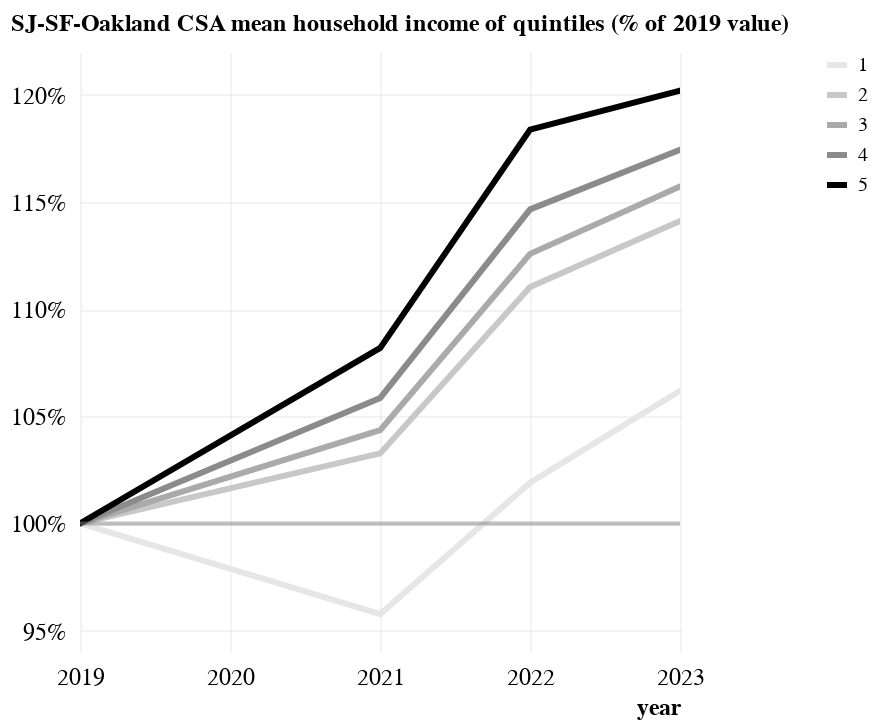

Write notebook code for a chart like this one.
### Code cell
csa_normalized_df, csa_normalized_chart = line_plot_normalized(
    df.filter(
        # filter out the regional lines; too cluttered otherwise
        (pl.col("geography") == "SJ-SF-Oakland CSA") & (pl.col("year") > 2018)
    ),
    x="year",
    y="mean household income",
    title="SJ-SF-Oakland CSA mean household income of quintiles",
    color=alt.Color("quintile:O").scale(domain=range(1, 6), range=color_csa_quintiles),
    # mark_line_args={"strokeWidth": 1.5},
    # chart_args={"strokeDash": "Quintile"},
    tooltip=["year", "geography", "quintile", "mean household income"],
)
csa_normalized_df.write_csv("output/data/income-csa-2019norm.csv")
csa_normalized_chart.save("output/Links/income-csa-2019norm.png", scale_factor=3)
csa_normalized_chart.properties(width="container").save(
    "output/Links/income-csa-2019norm.html"
)
csa_normalized_chart

### Figure 1 — Vega-Lite specification as saved in the notebook (floating-point values rounded to 4 significant figures)
{"config": {"font": "Libre Franklin", "axis": {"labelAngle": 0, "labelFlush": false, "labelFontSize": 12, "titleFontSize": 12, "tickWidth": 0, "gridWidth": 0.25, "gridColor": "#cccccc"}, "axisX": {"domainWidth": 0.5, "domainColor": "#3e3e3e", "titleAlign": "right", "titleAnchor": "end"}, "axisY": {"domain": false, "titleAlign": "left", "titleAnchor": "end", "titleAngle": 0, "titlePadding": 0, "titleY": -8}, "line": {"strokeWidth": 3, "strokeCap": "round"}, "legend": {"title": null}, "view": {"stroke": null}}, "layer": [{"data": {"name": "data-8d03a3f07ed6a526e2ea2264d4a61b23"}, "mark": {"type": "line"}, "encoding": {"color": {"field": "quintile", "scale": {"domain": [1, 2, 3, 4, 5], "range": ["#e6e6e6", "#c8c8c8", "#aaaaaa", "#8b8b8b", "# 6d6d6d"]}, "type": "ordinal"}, "tooltip": [{"field": "year", "type": "quantitative"}, {"field": "geography", "type": "nominal"}, {"field": "quintile", "type": "quantitative"}, {"field": "mean household income", "type": "quantitative"}], "x": {"axis": {"domain": false}, "field": "date", "title": "year", "type": "temporal"}, "y": {"axis": {"format": "%"}, "field": "mean household income (% of 2019 value)", "scale": {"zero": false}, "title": "SJ-SF-Oakland CSA mean household income of quintiles (% of 2019 value)", "type": "quantitative"}}, "name": "view_31"}, {"data": {"name": "data-96c948f4821785996b46a14e00a9cafc"}, "mark": {"type": "rule", "color": "grey", "opacity": 0.5, "strokeWidth": 2}, "encoding": {"x": {"axis": {"domain": false}, "field": "date", "title": "year", "type": "temporal"}}}, {"data": {"name": "data-239f39b835b166853ff500fda90a3eb4"}, "mark": {"type": "rule", "color": "grey", "opacity": 0.5, "strokeWidth": 2}, "encoding": {"y": {"field": "mean household income (% of 2019 value)", "type": "quantitative"}}}], "params": [{"name": "param_11", "select": {"type": "interval", "encodings": ["x", "y"]}, "bind": "scales", "views": ["view_31"]}], "$schema": "https://vega.github.io/schema/vega-lite/v5.20.1.json", "datasets": {"data-8d03a3f07ed6a526e2ea2264d4a61b23": [{"quintile": 1, "mean household income": 21357, "geography": "SJ-SF-Oakland CSA", "year": 2019, "mean household income (% of 2019 value)": 1.0, "date": "2019-01-01T00:00:00"}, {"quintile": 2, "mean household income": 60166, "geography": "SJ-SF-Oakland CSA", "year": 2019, "mean household income (% of 2019 value)": 1.0, "date": "2019-01-01T00:00:00"}, {"quintile": 3, "mean household income": 103446, "geography": "SJ-SF-Oakland CSA", "year": 2019, "mean household income (% of 2019 value)": 1.0, "date": "2019-01-01T00:00:00"}, {"quintile": 4, "mean household income": 166290, "geography": "SJ-SF-Oakland CSA", "year": 2019, "mean household income (% of 2019 value)": 1.0, "date": "2019-01-01T00:00:00"}, {"quintile": 5, "mean household income": 381801, "geography": "SJ-SF-Oakland CSA", "year": 2019, "mean household income (% of 2019 value)": 1.0, "date": "2019-01-01T00:00:00"}, {"quintile": 1, "mean household income": 20454, "geography": "SJ-SF-Oakland CSA", "year": 2021, "mean household income (% of 2019 value)": 0.9577, "date": "2021-01-01T00:00:00"}, {"quintile": 2, "mean household income": 62132, "geography": "SJ-SF-Oakland CSA", "year": 2021, "mean household income (% of 2019 value)": 1.033, "date": "2021-01-01T00:00:00"}, {"quintile": 3, "mean household income": 107945, "geography": "SJ-SF-Oakland CSA", "year": 2021, "mean household income (% of 2019 value)": 1.043, "date": "2021-01-01T00:00:00"}, {"quintile": 4, "mean household income": 176030, "geography": "SJ-SF-Oakland CSA", "year": 2021, "mean household income (% of 2019 value)": 1.059, "date": "2021-01-01T00:00:00"}, {"quintile": 5, "mean household income": 413067, "geography": "SJ-SF-Oakland CSA", "year": 2021, "mean household income (% of 2019 value)": 1.082, "date": "2021-01-01T00:00:00"}, {"quintile": 1, "mean household income": 21763, "geography": "SJ-SF-Oakland CSA", "year": 2022, "mean household income (% of 2019 value)": 1.019, "date": "2022-01-01T00:00:00"}, {"quintile": 2, "mean household income": 66806, "geography": "SJ-SF-Oakland CSA", "year": 2022, "mean household income (% of 2019 value)": 1.11, "date": "2022-01-01T00:00:00"}, {"quintile": 3, "mean household income": 116460, "geography": "SJ-SF-Oakland CSA", "year": 2022, "mean household income (% of 2019 value)": 1.126, "date": "2022-01-01T00:00:00"}, {"quintile": 4, "mean household income": 190664, "geography": "SJ-SF-Oakland CSA", "year": 2022, "mean household income (% of 2019 value)": 1.147, "date": "2022-01-01T00:00:00"}, {"quintile": 5, "mean household income": 451981, "geography": "SJ-SF-Oakland CSA", "year": 2022, "mean household income (% of 2019 value)": 1.184, "date": "2022-01-01T00:00:00"}, {"quintile": 1, "mean household income": 22679, "geography": "SJ-SF-Oakland CSA", "year": 2023, "mean household income (% of 2019 value)": 1.062, "date": "2023-01-01T00:00:00"}, {"quintile": 2, "mean household income": 68655, "geography": "SJ-SF-Oakland CSA", "year": 2023, "mean household income (% of 2019 value)": 1.141, "date": "2023-01-01T00:00:00"}, {"quintile": 3, "mean household income": 119707, "geography": "SJ-SF-Oakland CSA", "year": 2023, "mean household income (% of 2019 value)": 1.157, "date": "2023-01-01T00:00:00"}, {"quintile": 4, "mean household income": 195287, "geography": "SJ-SF-Oakland CSA", "year": 2023, "mean household income (% of 2019 value)": 1.174, "date": "2023-01-01T00:00:00"}, {"quintile": 5, "mean household income": 458913, "geography": "SJ-SF-Oakland CSA", "year": 2023, "mean household income (% of 2019 value)": 1.202, "date": "2023-01-01T00:00:00"}], "data-96c948f4821785996b46a14e00a9cafc": [{"year": 2019}], "data-239f39b835b166853ff500fda90a3eb4": [{"mean household income (% of 2019 value)": 1}]}}
